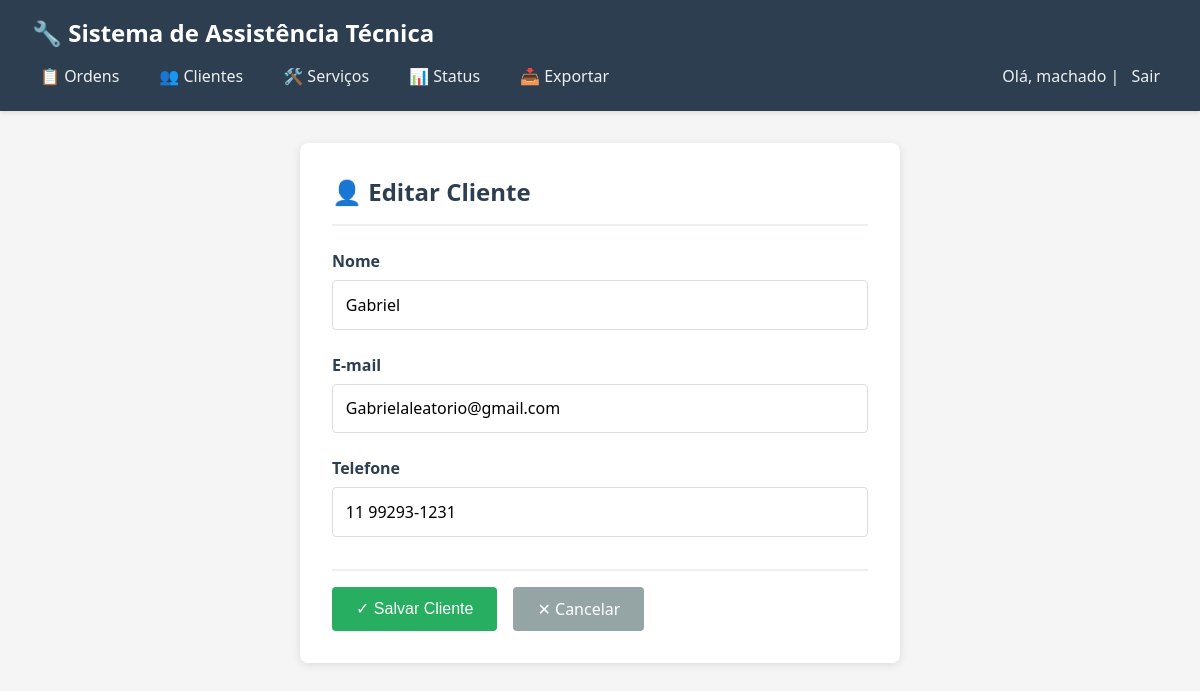
/clientes/1/editar/ (signed in), run on the app's committed database.
### core/models.py (models this page shows, shortened)
class Cliente(models.Model):
    nome = models.CharField(max_length=100, verbose_name="Nome")
    email = models.EmailField(unique=True, verbose_name="E-mail")
    telefone = models.CharField(max_length=20, verbose_name="Telefone")
    class Meta:
        verbose_name = "Cliente"
        verbose_name_plural = "Clientes"
        ordering = ['nome']

### core/views.py (the view)
# urls.py: path('clientes/<int:pk>/editar/', views.editar_cliente, name='editar_cliente'),
@login_required
def editar_cliente(request, pk):
    cliente = get_object_or_404(Cliente, pk=pk)
    if request.method == 'POST':
        form = ClienteForm(request.POST, instance=cliente)
        if form.is_valid():
            form.save()
            messages.success(request, 'Cliente atualizado com sucesso!')
            return redirect('lista_clientes')
    else:
        form = ClienteForm(instance=cliente)
    return render(request, 'core/form_cliente.html', {'form': form, 'acao': 'Editar'})

### core/forms.py
class ClienteForm(forms.ModelForm):
    class Meta:
        model = Cliente
        fields = ['nome', 'email', 'telefone']

### core/templates/core/form_cliente.html (shortened to what this page needs)
{% extends 'core/base.html' %}
{% block content %}
<div class="form-container">
    <h2>👤 {{ acao }} Cliente</h2>
    <form method="post">
        {% for field in form %}
            <div class="form-group {% if field.errors %}error{% endif %}">
                <label for="{{ field.id_for_label }}">{{ field.label }}</label>
                {{ field }}
            </div>
        {% endfor %}
        <div class="form-actions">
            <button type="submit" class="btn btn-success">✓ Salvar Cliente</button>
            <a href="{% url 'lista_clientes' %}" class="btn btn-secondary">✕ Cancelar</a>
        </div>
    </form>
</div>
{% endblock %}

### core/templates/core/base.html (shortened to what this page needs)
<!DOCTYPE html>
<html lang="pt-BR">
<head>
</head>
<body>
    <div class="navbar">
        <h1>🔧 Sistema de Assistência Técnica</h1>
        <nav>
            <div class="nav-links">
                <a href="{% url 'lista_ordens' %}">📋 Ordens</a>
                <a href="{% url 'lista_clientes' %}">👥 Clientes</a>
                <a href="{% url 'lista_servicos' %}">🛠️ Serviços</a>
                <a href="{% url 'lista_status' %}">📊 Status</a>
                <a href="{% url 'exportar_csv' %}">📥 Exportar</a>
            </div>
            {% if user.is_authenticated %}
                <div class="user-info">
                    Olá, {{ user.username }} | <a href="/admin/logout/">Sair</a>
                </div>
            {% endif %}
        </nav>
    </div>
    <div class="container">
        {% block content %}{% endblock %}
    </div>
</body>
</html>

### core/templates/core/base.html (style rules this page uses)
* { margin: 0; padding: 0; box-sizing: border-box; }
body { font-family: 'Segoe UI', Tahoma, Geneva, Verdana, sans-serif; background: #f5f5f5; color: #333; }
.navbar { background: #2c3e50; color: white; padding: 1rem 2rem; box-shadow: 0 2px 4px rgba(0,0,0,0.1); }
.navbar h1 { font-size: 1.5rem; margin-bottom: 0.5rem; }
.navbar nav { display: flex; justify-content: space-between; align-items: center; }
.nav-links { display: flex; gap: 1.5rem; }
.navbar nav a { color: #ecf0f1; text-decoration: none; font-weight: 500; transition: color 0.3s; padding: 0.5rem; }
.user-info { color: #ecf0f1; }
.container { max-width: 1200px; margin: 2rem auto; padding: 0 1rem; }
.btn { display: inline-block; padding: 0.7rem 1.5rem; background: #3498db; color: white; text-decoration: none; border-radius: 4px; border: none; cursor: pointer; font-size: 1rem; transition: background 0.3s; }
.btn-success { background: #27ae60; }
.btn-secondary { background: #95a5a6; }

### core/templates/core/form_cliente.html (style rules this page uses)
.form-container { max-width: 600px; margin: 0 auto; background: white; padding: 2rem; border-radius: 8px; box-shadow: 0 2px 8px rgba(0,0,0,0.1); }
.form-container h2 { color: #2c3e50; margin-bottom: 1.5rem; padding-bottom: 1rem; border-bottom: 2px solid #ecf0f1; }
.form-group { margin-bottom: 1.5rem; }
.form-group label { display: block; margin-bottom: 0.5rem; color: #2c3e50; font-weight: 600; }
.form-group input { width: 100%; padding: 0.8rem; border: 1px solid #ddd; border-radius: 4px; font-size: 1rem; font-family: inherit; }
.form-actions { display: flex; gap: 1rem; margin-top: 2rem; padding-top: 1rem; border-top: 2px solid #ecf0f1; }

### data on the page
Cliente: form "Gabriel" "Gabrielaleatorio@gmail.com" "11 99293-1231"

### other printed values
{{ user.username }} "machado"
{{ acao }} "Editar"
{{ field.label }} "Nome" "E-mail" "Telefone"
